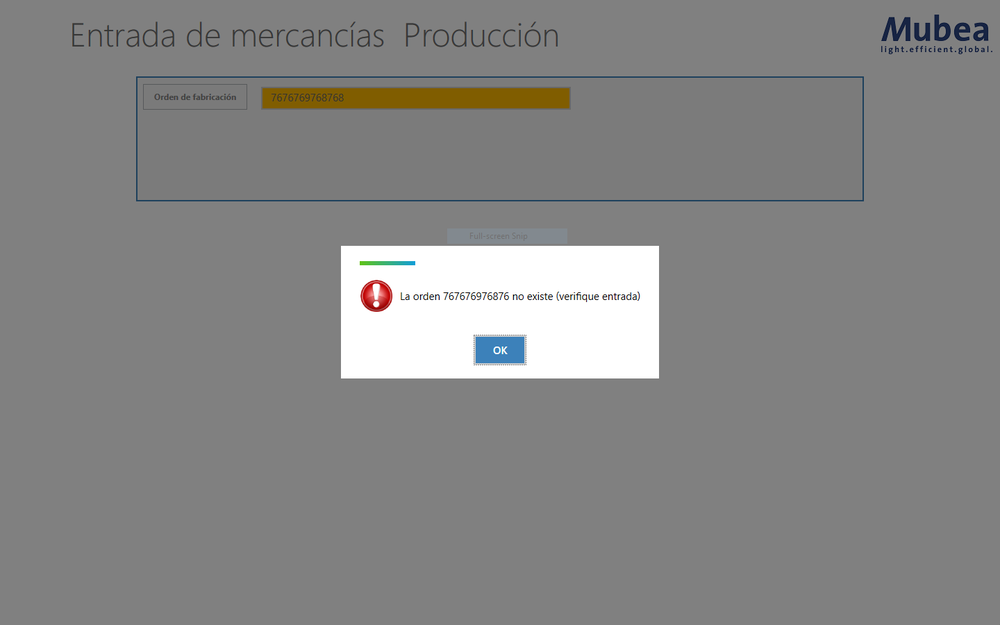
#> input picture images/Capture.PNG, 1000 x 625 px, shrunk from 1440 x 900 before the run, given as the content of the folder E:/TEMP_LABEL/scfolder, which was not available
$ python template_match.py
#> lines starting #> are read from the running program, lines starting #| are printed output that depends on the picture; pictures that were not available may be replaced by others from this repository, and a replacement may not be noted
#> further down, img is the input picture: shape (625, 1000, 3); mean B, G, R 133.5, 134.1, 134.2
import cv2
import numpy as np
import os
import sys

def template_match(base_img):

#> called with base_img = 'E:\\TEMP_LABEL\\scfolder\\Capture.PNG'
	ok_found = False
	sino_found = False
	error_found = False
	boton_found = False
	inicial_found = False

	ok_int = 0
	sino_int = 0
	error_int = 0
	boton_int = 0
	inicial_int = 0

	#Load base image
	base_img = cv2.imread(base_img)

	#load templates ok
	template_ok = cv2.imread("images/purook.png")
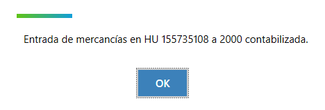
#> input picture images/purook.png, 325 x 110 px, shrunk from 468 x 159 before the run
#> template_ok is the input picture: shape (110, 325, 3); mean B, G, R 247.1, 245.6, 242.4
	template_sino = cv2.imread("images/purosino1.png")
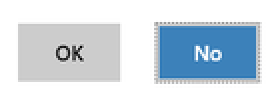
#> input picture images/purosino1.png, 135 x 47 px, shrunk from 195 x 68 before the run (shown 2 times larger)
#> template_sino is the input picture: shape (47, 135, 3); mean B, G, R 225, 214, 200.7
	template_error = cv2.imread("images/errorlabel.png")
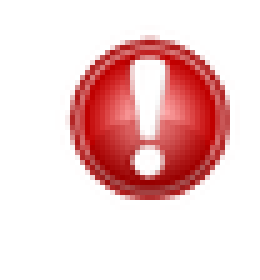
#> input picture images/errorlabel.png, 52 x 56 px, shrunk from 75 x 80 before the run (shown 5 times larger)
#> template_error is the input picture: shape (56, 52, 3); mean B, G, R 206.7, 206.7, 240.4
	boton_ini = cv2.imread("images/boton2.png")
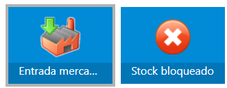
#> input picture images/boton2.png, 227 x 88 px, shrunk from 327 x 126 before the run
#> boton_ini is the input picture: shape (88, 227, 3); mean B, G, R 200.7, 155.1, 74.7
	template_inicial = cv2.imread("images/inicial3.png")
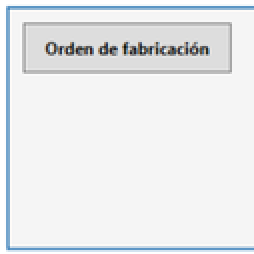
#> input picture images/inicial3.png, 127 x 127 px, shrunk from 183 x 183 before the run (shown 2 times larger)
#> template_inicial is the input picture: shape (127, 127, 3); mean B, G, R 236.3, 234.6, 232.4


	#w, h = template.shape[1],template.shape[0]


	res_ok = cv2.matchTemplate(base_img,template_ok,cv2.TM_CCOEFF_NORMED)
	res_sino = cv2.matchTemplate(base_img,template_sino,cv2.TM_CCOEFF_NORMED)
	res_error = cv2.matchTemplate(base_img,template_error,cv2.TM_CCOEFF_NORMED)

	#botones de proceso
	boton1_mtc = cv2.matchTemplate(base_img,boton_ini,cv2.TM_CCOEFF_NORMED)
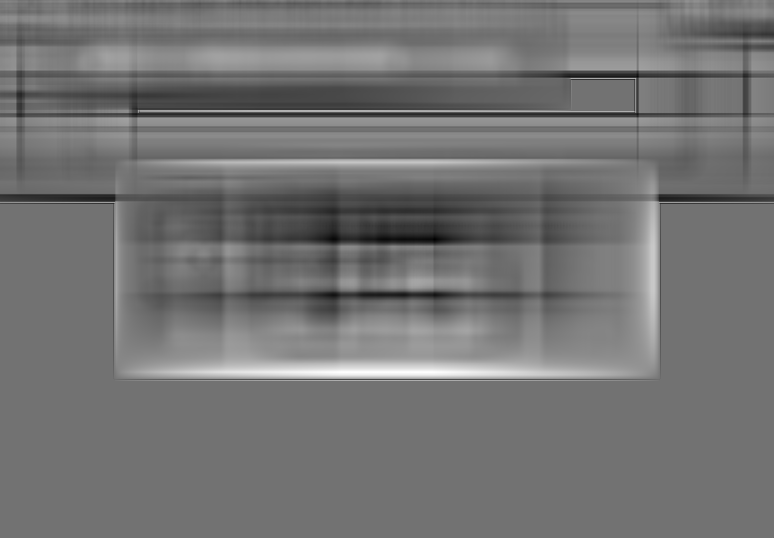
#> boton1_mtc: shape (538, 774) float32; min -0.319, max 0.393, mean 0.00411; drawn with min black and max white
	inicial_mtc = cv2.matchTemplate(base_img,template_inicial,cv2.TM_CCOEFF_NORMED)
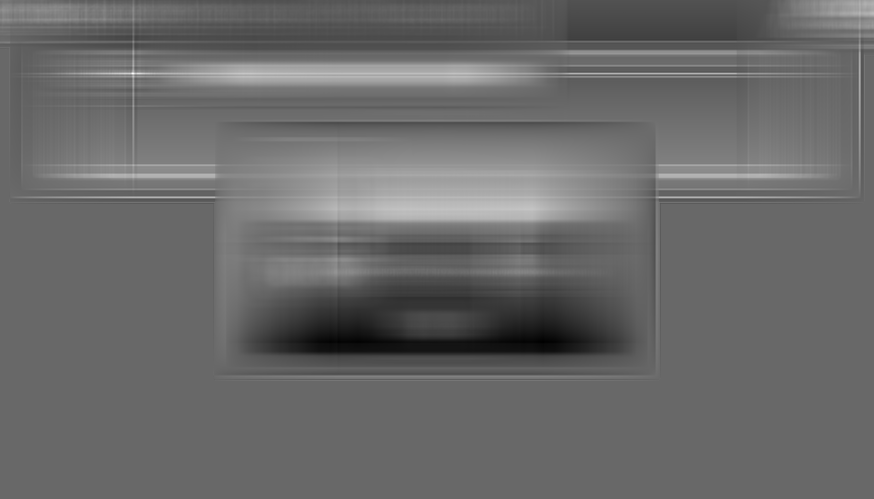
#> inicial_mtc: shape (499, 874) float32; min -0.458, max 0.656, mean 0.00615; drawn with min black and max white

	#Threshold de 90 para los botones de respuesta.
	threshold = 0.90
	loc_ok = np.where( res_ok >= threshold)
#> loc_ok = (empty array, empty array)
	loc_sino = np.where( res_sino >= threshold)
#> loc_sino = (empty array, empty array)
	loc_error = np.where( res_error >= threshold)
#> loc_error = ([271, 271, 272, 272, 273, 273], [346, 347, 346, 347, 346, 347])

	threshold = 0.85
	loc_inicial = np.where( inicial_mtc >= threshold)
#> loc_inicial = (empty array, empty array)

	threshold = 0.75
	#Threshold de 75 para los botones de proceso
	loc_boton = np.where( boton1_mtc >= threshold)
#> loc_boton = (empty array, empty array)


	for pt in zip(*loc_ok[::-1]):
		ok_int +=1
#> this loop made 0 passes
#> after the loop, ok_int = 0
	for pt in zip(*loc_sino[::-1]):
		sino_int +=1
#> after the loop, sino_int = 0
	for pt in zip(*loc_error[::-1]):
		error_int +=1
#> this loop made 6 passes
#> pt on passes 1 to 6: (346, 271), (347, 271), (346, 272), (347, 272), (346, 273), (347, 273)
#> after the loop, error_int = 6
	for pt in zip(*loc_boton[::-1]):
		boton_int +=1
#> after the loop, boton_int = 0
	for pt in zip(*loc_inicial[::-1]):
		inicial_int +=1
#> after the loop, inicial_int = 0

	#Seccion de retorno de interaccion
	if error_int >0:
		error_found = True
	elif sino_int >0:
		sino_found = True
	elif ok_int > 0:
		ok_found = True
	# Seccion de retorno de proceso
	elif boton_int >0:
		boton_found = True
	elif inicial_int >0:
		inicial_found = True

	return error_found,sino_found,ok_found,boton_found,inicial_found
		# [9 lines of commented-out code are left out]

if __name__ == '__main__':

	file_list = os.listdir(r"E:\TEMP_LABEL\scfolder")
	n=0
	for filepaths in file_list:

		ruta_c = r"E:\TEMP_LABEL\scfolder"+"\\"+filepaths
		#print(ruta_c)
		img = cv2.imread(ruta_c)
		error_found,sino_found,ok_found,boton_found,inicial_found = template_match(ruta_c)
		n+=1
		ruta_d = r"E:\TEMP_LABEL\cero"+"\\"+f"{n}"
		if error_found:
			ruta_d = ruta_d + "-ERR"
		if sino_found:
			ruta_d = ruta_d + "-SINO"
		if ok_found:
			ruta_d = ruta_d + "-OK"
		if boton_found:
			ruta_d = ruta_d + "-BOT"
		if inicial_found:
			ruta_d = ruta_d + "-INI"
			ruta_d = ruta_d + ".png"
			cv2.imwrite(ruta_d,img)


		#ruta_d = r"E:\TEMP_LABEL\ok"+"\\"+f"{n}-ERR{error_found}-SN{sino_found}-OK{ok_found}-BOT{boton_found}-INI{inicial_found}.png"
